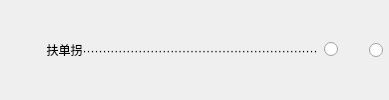
              <widget class="QWidget" name="widget_52" native="true">
               <property name="sizePolicy">
                <sizepolicy hsizetype="Preferred" vsizetype="Fixed">
                 <horstretch>0</horstretch>
                 <verstretch>0</verstretch>
                </sizepolicy>
               </property>
               <layout class="QHBoxLayout" name="horizontalLayout_40">
                <property name="leftMargin">
                 <number>0</number>
                </property>
                <property name="topMargin">
                 <number>0</number>
                </property>
                <property name="rightMargin">
                 <number>6</number>
                </property>
                <property name="bottomMargin">
                 <number>0</number>
                </property>
                <item>
                 <widget class="QLabel" name="label_58">
                  <property name="sizePolicy">
                   <sizepolicy hsizetype="Expanding" vsizetype="Fixed">
                    <horstretch>0</horstretch>
                    <verstretch>0</verstretch>
                   </sizepolicy>
                  </property>
                  <property name="text">
                   <string>              扶单拐···························································</string>
                  </property>
                  <property name="alignment">
                   <set>Qt::AlignLeading|Qt::AlignLeft|Qt::AlignVCenter</set>
                  </property>
                 </widget>
                </item>
                <item>
                 <widget class="QRadioButton" name="radioButton_80">
                  <property name="sizePolicy">
                   <sizepolicy hsizetype="Fixed" vsizetype="Fixed">
                    <horstretch>0</horstretch>
                    <verstretch>0</verstretch>
                   </sizepolicy>
                  </property>
                  <property name="layoutDirection">
                   <enum>Qt::RightToLeft</enum>
                  </property>
                  <property name="text">
                   <string/>
                  </property>
                 </widget>
                </item>
                <item>
                 <widget class="QRadioButton" name="radioButton_81">
                  <property name="sizePolicy">
                   <sizepolicy hsizetype="Fixed" vsizetype="Fixed">
                    <horstretch>0</horstretch>
                    <verstretch>0</verstretch>
                   </sizepolicy>
                  </property>
                  <property name="layoutDirection">
                   <enum>Qt::RightToLeft</enum>
                  </property>
                  <property name="text">
                   <string>    </string>
                  </property>
                 </widget>
                </item>
               </layout>
              </widget>
